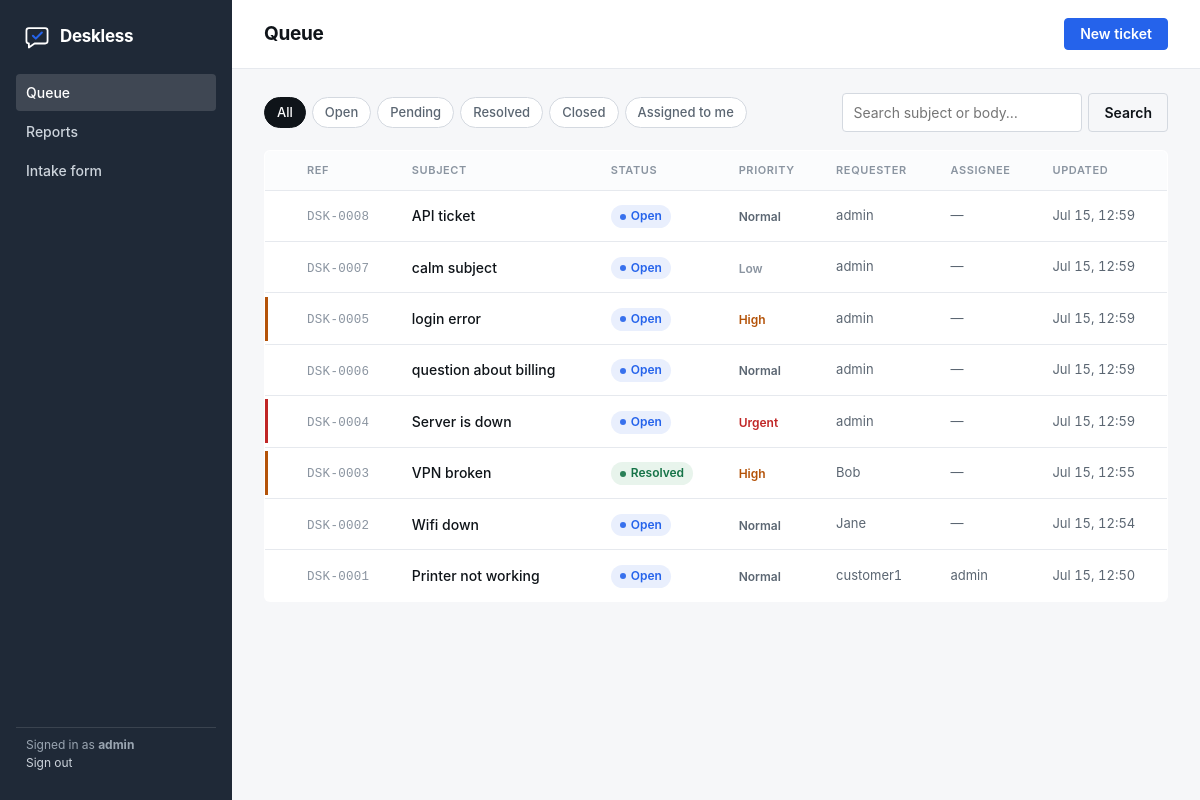
The app's page / (signed in), older data.
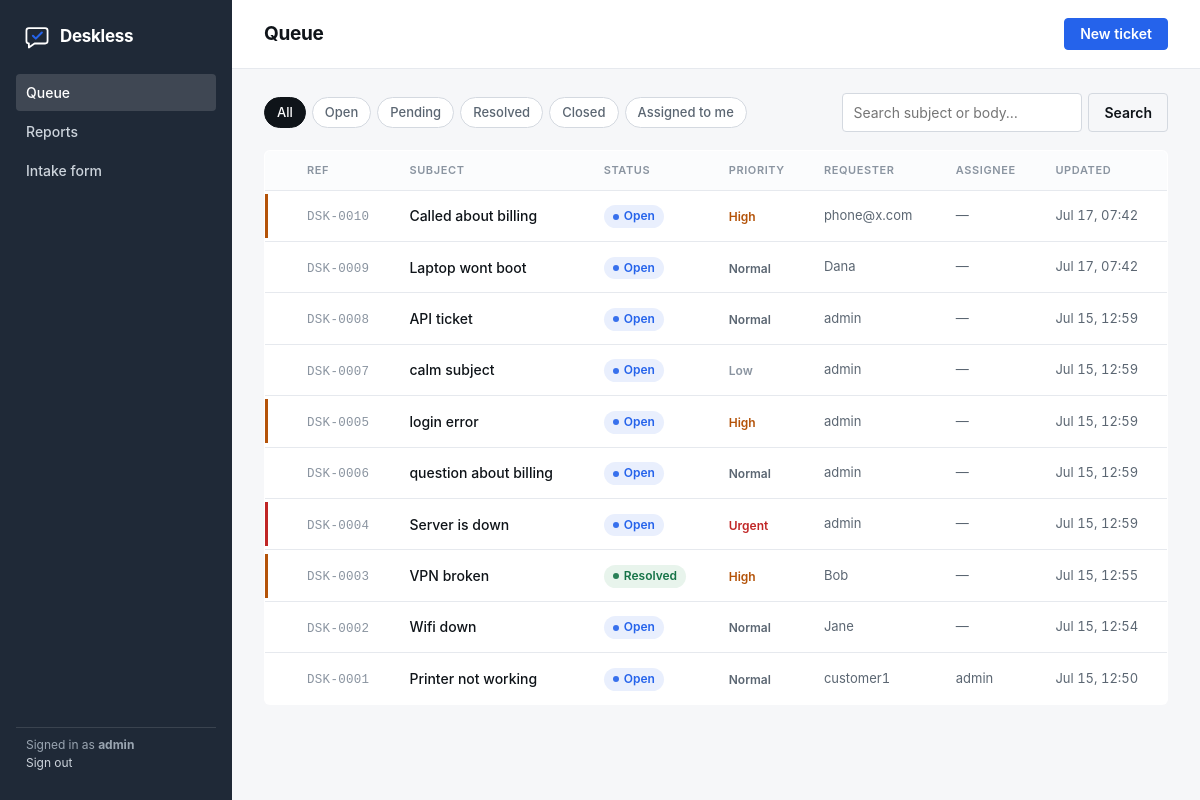
The same page, newer data.
### tickets/models.py (models this page shows, shortened)
class Ticket(models.Model):
    STATUS = [
        ("open", "Open"),
        ("pending", "Pending"),
        ("resolved", "Resolved"),
        ("closed", "Closed"),
    ]
    PRIORITY = [
        ("low", "Low"),
        ("normal", "Normal"),
        ("high", "High"),
        ("urgent", "Urgent"),
    ]
    subject = models.CharField(max_length=255)
    body = models.TextField(blank=True)
    status = models.CharField(max_length=10, choices=STATUS, default="open")
    priority = models.CharField(max_length=10, choices=PRIORITY, default="normal")
    reporter = models.ForeignKey(
        settings.AUTH_USER_MODEL,
        on_delete=models.PROTECT,
        related_name="reported_tickets",
    )
    assignee = models.ForeignKey(
        settings.AUTH_USER_MODEL,
        on_delete=models.SET_NULL,
        related_name="assigned_tickets",
        null=True,
        blank=True,
        limit_choices_to={"is_staff": True},
    )
    created_at = models.DateTimeField(auto_now_add=True)
    updated_at = models.DateTimeField(auto_now=True)
    class Meta:
        ordering = ["-updated_at"]

### tickets/views.py (the view)
# urls.py: path("", views.ticket_list, name="ticket_list"),
@login_required
def ticket_list(request):
    tickets = Ticket.objects.select_related("reporter", "assignee")
    status = request.GET.get("status")
    mine = request.GET.get("mine")
    query = request.GET.get("q", "")
    if status:
        tickets = tickets.filter(status=status)
    if mine:
        tickets = tickets.filter(assignee=request.user)
    if query:
        tickets = tickets.filter(Q(subject__icontains=query) | Q(body__icontains=query))
    page_obj = Paginator(tickets, 25).get_page(request.GET.get("page"))
    params = request.GET.copy()
    params.pop("page", None)
    qs = params.urlencode()
    return render(request, "tickets/list.html", {
        "tickets": page_obj,
        "page_obj": page_obj,
        "status_choices": Ticket.STATUS,
        "current_status": status,
        "mine": mine,
        "query": query,
        "qs": qs + "&" if qs else "",
    })

### tickets/context_processors.py (called while the page is built)
def branding(request):
    return {
        "brand_name": settings.BRAND_NAME,
        "brand_color": settings.BRAND_COLOR,
        "brand_accent": settings.BRAND_ACCENT,
    }

### tickets/templates/tickets/list.html (shortened to what this page needs)
{% extends "base.html" %}
{% block nav_queue %}active{% endblock %}
{% block content %}
<div class="topbar">
  <h1>Queue</h1>
  <a class="btn" href="{% url 'ticket_new' %}">New ticket</a>
</div>
<main>
  <div class="filters">
    <a class="chip {% if not current_status and not mine %}on{% endif %}" href="{% url 'ticket_list' %}">All</a>
    {% for value, label in status_choices %}
      <a class="chip {% if current_status == value %}on{% endif %}" href="?status={{ value }}">{{ label }}</a>
    {% endfor %}
    <a class="chip {% if mine %}on{% endif %}" href="?mine=1">Assigned to me</a>
    <form method="get">
      <input type="search" name="q" placeholder="Search subject or body…" value="{{ query }}" aria-label="Search tickets">
      <button class="btn ghost" type="submit">Search</button>
    </form>
  </div>
  <table class="queue">
    <thead>
      <tr>
        <th></th><th>Ref</th><th>Subject</th><th>Status</th><th>Priority</th>
        <th>Requester</th><th>Assignee</th><th>Updated</th>
      </tr>
    </thead>
    <tbody>
      {% for t in tickets %}
      <tr class="pr-{{ t.priority }}">
        <td class="spine"><span></span></td>
        <td><span class="ref">DSK-{{ t.pk|stringformat:"04d" }}</span></td>
        <td><a class="subj" href="{% url 'ticket_detail' t.pk %}">{{ t.subject }}</a></td>
        <td><span class="badge s-{{ t.status }}">{{ t.get_status_display }}</span></td>
        <td><span class="prio p-{{ t.priority }}">{{ t.get_priority_display }}</span></td>
        <td class="meta">{{ t.reporter.get_full_name|default:t.reporter.username }}</td>
        <td class="meta">{{ t.assignee.username|default:"—" }}</td>
        <td class="meta">{{ t.updated_at|date:"M j, H:i" }}</td>
      </tr>
      {% empty %}
      <tr><td colspan="8"><div class="empty">Nothing in this view. When a request comes in, it lands here.</div></td></tr>
      {% endfor %}
    </tbody>
  </table>
</main>
{% endblock %}

### tickets/templates/base.html (shortened to what this page needs)
<!doctype html>
<html lang="en">
<head>
</head>
<body>
{% block body %}
  <div class="shell">
    <aside class="rail">
      <div class="brand">
        <svg width="26" height="26" viewBox="0 0 32 32" fill="none" aria-hidden="true">
          <path d="M6 5h20a3 3 0 0 1 3 3v13a3 3 0 0 1-3 3H13l-7 5v-5a3 3 0 0 1-3-3V8a3 3 0 0 1 3-3Z"
                stroke="#fff" stroke-width="2.2" stroke-linejoin="round"/>
          <path d="M11 14.5l3.5 3.5L22 10.5" stroke="{{ brand_accent }}"
                stroke-width="2.6" stroke-linecap="round" stroke-linejoin="round"/>
        </svg>
        <strong>{{ brand_name }}</strong>
      </div>
      {% if user.is_authenticated %}
      <nav>
        <a href="{% url 'ticket_list' %}" class="{% block nav_queue %}{% endblock %}">Queue</a>
        <a href="{% url 'reports' %}" class="{% block nav_reports %}{% endblock %}">Reports</a>
        <a href="{% url 'submit_ticket' %}">Intake form</a>
      </nav>
      <div class="spacer"></div>
      <div class="who">
        Signed in as <strong>{{ user.username }}</strong><br>
        <a href="{% url 'logout' %}">Sign out</a>
      </div>
      {% endif %}
    </aside>
    <div class="content">
      {% block content %}{% endblock %}
    </div>
  </div>
{% endblock %}
</body>
</html>

Row changes from the older to the newer data that the page shows:
added Ticket: pk "0010", subject "Called about billing", status "Open", priority "High", reporter.get_full_name "phone@x.com", assignee.username "—", updated_at "Jul 17, 07:42"
added Ticket: pk "0009", subject "Laptop wont boot", status "Open", priority "Normal", reporter.get_full_name "Dana", assignee.username "—", updated_at "Jul 17, 07:42"
